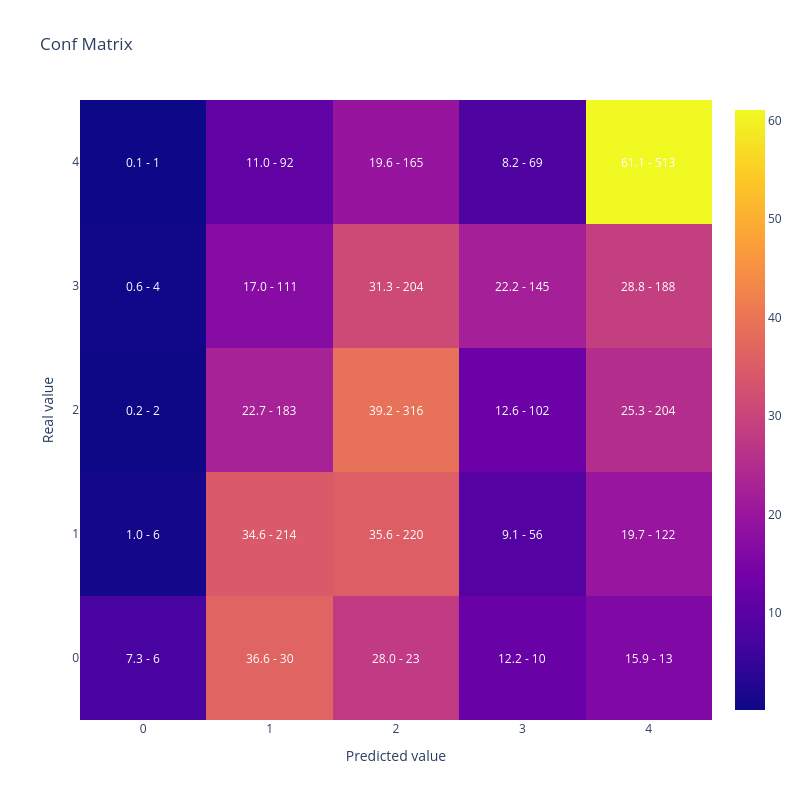

Notebook source saved alongside this figure:
### Code cell
#Vamos a replicar el resultado de la optimizacion reentrenando el modelo con el mejor conjunto de hiperparametros
#Generamos parametros incluyendo los fijos y la mejor solución que encontro optuna
lgb_params =  {      
                        'objective': 'multiclass',
                        'verbosity':-1,
                        'num_class': len(y_train.unique())} | study.best_params

lgb_train_dataset = lgb.Dataset(data=X_train,
                                label=y_train)


#Entreno
lgb_model = lgb.train(lgb_params,
                    lgb_train_dataset)

#Muestro matriz de confusion y kappa
display(plot_confusion_matrix(y_test,lgb_model.predict(X_test).argmax(axis=1)))

cohen_kappa_score(y_test,lgb_model.predict(X_test).argmax(axis=1),
                             weights = 'quadratic')

### Figure 1 — Plotly figure (JSON) as saved in the notebook; plotly's stock layout.template omitted (floating-point values rounded to 4 significant figures)
{"data": [{"type": "heatmap", "x": [0, 1, 2, 3, 4], "y": [0, 1, 2, 3, 4], "z": [[7.317, 36.59, 28.05, 12.2, 15.85], [0.9709, 34.63, 35.6, 9.061, 19.74], [0.2478, 22.68, 39.16, 12.64, 25.28], [0.6135, 17.02, 31.29, 22.24, 28.83], [0.119, 10.95, 19.64, 8.214, 61.07]]}], "layout": {"annotations": [{"font": {"color": "white"}, "showarrow": false, "text": "7.3 - 6", "x": 0, "xref": "x", "y": 0, "yref": "y"}, {"font": {"color": "white"}, "showarrow": false, "text": "36.6 - 30", "x": 1, "xref": "x", "y": 0, "yref": "y"}, {"font": {"color": "white"}, "showarrow": false, "text": "28.0 - 23", "x": 2, "xref": "x", "y": 0, "yref": "y"}, {"font": {"color": "white"}, "showarrow": false, "text": "12.2 - 10", "x": 3, "xref": "x", "y": 0, "yref": "y"}, {"font": {"color": "white"}, "showarrow": false, "text": "15.9 - 13", "x": 4, "xref": "x", "y": 0, "yref": "y"}, {"font": {"color": "white"}, "showarrow": false, "text": "1.0 - 6", "x": 0, "xref": "x", "y": 1, "yref": "y"}, {"font": {"color": "white"}, "showarrow": false, "text": "34.6 - 214", "x": 1, "xref": "x", "y": 1, "yref": "y"}, {"font": {"color": "white"}, "showarrow": false, "text": "35.6 - 220", "x": 2, "xref": "x", "y": 1, "yref": "y"}, {"font": {"color": "white"}, "showarrow": false, "text": "9.1 - 56", "x": 3, "xref": "x", "y": 1, "yref": "y"}, {"font": {"color": "white"}, "showarrow": false, "text": "19.7 - 122", "x": 4, "xref": "x", "y": 1, "yref": "y"}, {"font": {"color": "white"}, "showarrow": false, "text": "0.2 - 2", "x": 0, "xref": "x", "y": 2, "yref": "y"}, {"font": {"color": "white"}, "showarrow": false, "text": "22.7 - 183", "x": 1, "xref": "x", "y": 2, "yref": "y"}, {"font": {"color": "white"}, "showarrow": false, "text": "39.2 - 316", "x": 2, "xref": "x", "y": 2, "yref": "y"}, {"font": {"color": "white"}, "showarrow": false, "text": "12.6 - 102", "x": 3, "xref": "x", "y": 2, "yref": "y"}, {"font": {"color": "white"}, "showarrow": false, "text": "25.3 - 204", "x": 4, "xref": "x", "y": 2, "yref": "y"}, {"font": {"color": "white"}, "showarrow": false, "text": "0.6 - 4", "x": 0, "xref": "x", "y": 3, "yref": "y"}, {"font": {"color": "white"}, "showarrow": false, "text": "17.0 - 111", "x": 1, "xref": "x", "y": 3, "yref": "y"}, {"font": {"color": "white"}, "showarrow": false, "text": "31.3 - 204", "x": 2, "xref": "x", "y": 3, "yref": "y"}, {"font": {"color": "white"}, "showarrow": false, "text": "22.2 - 145", "x": 3, "xref": "x", "y": 3, "yref": "y"}, {"font": {"color": "white"}, "showarrow": false, "text": "28.8 - 188", "x": 4, "xref": "x", "y": 3, "yref": "y"}, {"font": {"color": "white"}, "showarrow": false, "text": "0.1 - 1", "x": 0, "xref": "x", "y": 4, "yref": "y"}, {"font": {"color": "white"}, "showarrow": false, "text": "11.0 - 92", "x": 1, "xref": "x", "y": 4, "yref": "y"}, {"font": {"color": "white"}, "showarrow": false, "text": "19.6 - 165", "x": 2, "xref": "x", "y": 4, "yref": "y"}, {"font": {"color": "white"}, "showarrow": false, "text": "8.2 - 69", "x": 3, "xref": "x", "y": 4, "yref": "y"}, {"font": {"color": "white"}, "showarrow": false, "text": "61.1 - 513", "x": 4, "xref": "x", "y": 4, "yref": "y"}], "height": 800, "title": {"text": "Conf Matrix"}, "width": 800, "xaxis": {"title": {"text": "Predicted value"}}, "yaxis": {"title": {"text": "Real value"}}}}
